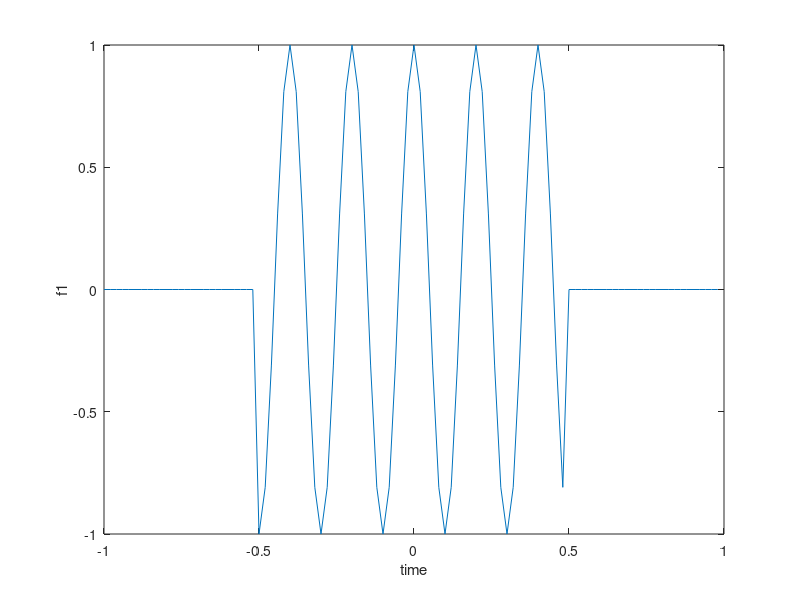
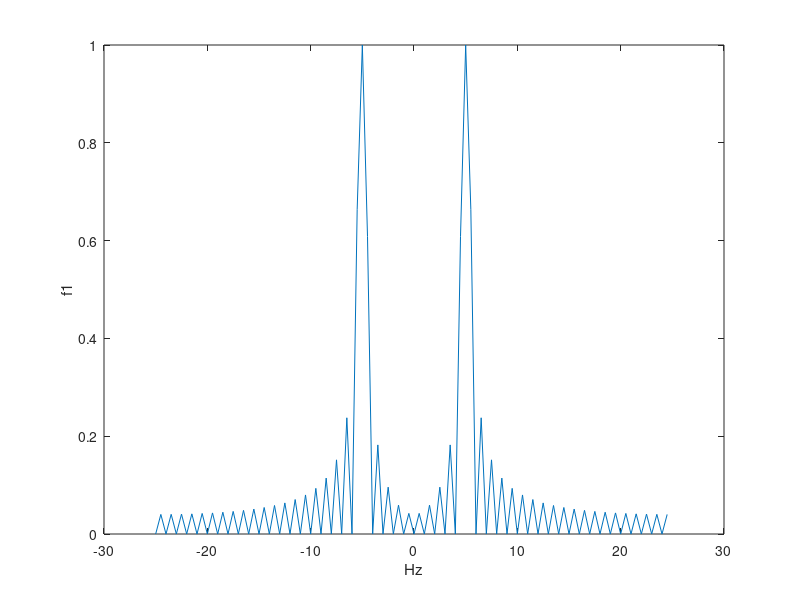

Write the MATLAB code that produced these figures, in order.
clc
close all;
clear;

N=100;
t_s=0.02;
f_s=1/t_s;
t_start=-1;
t_end= 1;
t=t_start:t_s:t_end-t_s;
f=-f_s/2:f_s/N:f_s/2-f_s/N;
a=zeros(1,25);
b=ones(1,25);
x1=[a b b a];
x2=cos(10*pi*t);
x=x1.*x2;

y = fftshift(fft(x));
y=y/max(abs(y));


figure()
plot(t,x);
xlabel('time')
ylabel('f1')

figure()
plot(f, abs(y));
xlabel('Hz')
ylabel('f1')